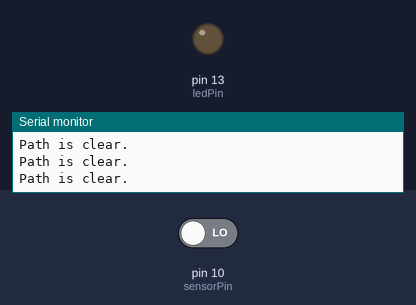
The sketch below on a simulated Arduino Uno, built with avr-gcc and run on an emulated ATmega328P. On the bench: output pins drawn as LEDs (lit = HIGH), the last lines printed to the serial monitor. The test bench sets the inputs (shaded band); at power-on: pin 10 (sensorPin) LOW.

Above: at 1.2 s.
1.3 s: pin 10 (sensorPin) driven HIGH
At 2.6 s:
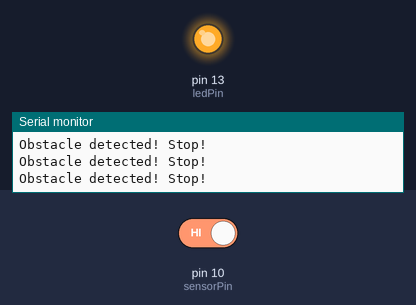
2.9 s: pin 10 (sensorPin) driven LOW
At 3.9 s:
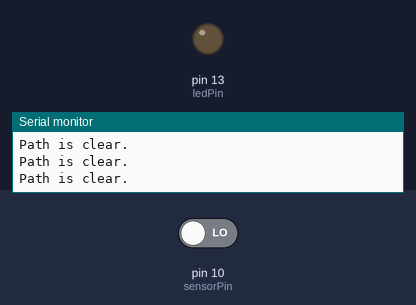
Timing chart, 0 to 5.9 s (numbered marks = the images above; inputs shaded):
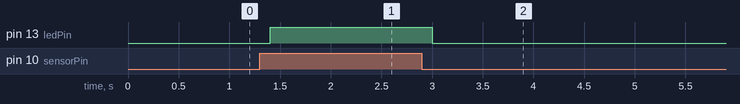

The sketch:

IRSENSOR.ino
```cpp
int ledPin = 13;          // Pin connected to the LED
int sensorPin = 10;       // Pin connected to the obstacle detection sensor
int obstacleDetected = 0; // Variable to store the sensor state (0 = No Obstacle, 1 = Obstacle)

void setup() {
  pinMode(ledPin, OUTPUT);       // Set LED pin as output
  pinMode(sensorPin, INPUT);     // Set sensor pin as input
  Serial.begin(9600);            // Initialize Serial Monitor at 9600 baud rate
}

void loop() {
  obstacleDetected = digitalRead(sensorPin);  // Read the sensor state

  if (obstacleDetected == HIGH) {             // If an obstacle is detected
    Serial.println("Obstacle detected! Stop!"); // Print warning to Serial Monitor
    digitalWrite(ledPin, HIGH);               // Turn ON the LED
  } else {                                    // If no obstacle is detected
    Serial.println("Path is clear.");         // Print status to Serial Monitor
    digitalWrite(ledPin, LOW);                // Turn OFF the LED
  }
  delay(200);                                 // Wait for 200ms
}
```

Measured:
- after the input at 1.3 s, pin 13 (ledPin): LOW → HIGH after 0.10 s
- after the input at 2.9 s, pin 13 (ledPin): HIGH → LOW after 0.10 s
